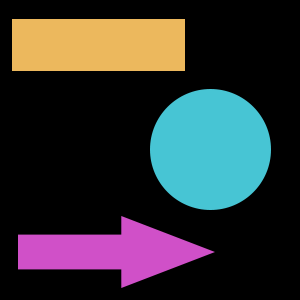
#> input picture exercices/more_shapes_example.png, 300 x 300 px
$ python color_histograms.py --image more_shapes_example.png
#> lines starting #> are read from the running program, lines starting #| are printed output that depends on the picture
# USAGE
# python color_histograms.py --image beach.png

# import the necessary packages
from matplotlib import pyplot as plt
import argparse
import cv2

# construct the argument parser and parse the arguments
ap = argparse.ArgumentParser()
ap.add_argument("-i", "--image", required=True, help="Path to the image")
args = vars(ap.parse_args())

# load the image and show it
image = cv2.imread(args["image"])
#> image is the input picture: shape (300, 300, 3); mean B, G, R 51.9, 49.8, 48.8
cv2.imshow("Original", image)

# grab the image channels, initialize the tuple of colors and the
# figure
chans = cv2.split(image)
colors = ("b", "g", "r")
plt.figure()
plt.title("'Flattened' Color Histogram")
plt.xlabel("Bins")
plt.ylabel("# of Pixels")

# loop over the image channels
for (chan, color) in zip(chans, colors):
	# create a histogram for the current channel and plot it
	hist = cv2.calcHist([chan], [0], None, [256], [0, 256])
	plt.plot(hist, color = color)
	plt.xlim([0, 256])
#> this loop made 3 passes
#> color on passes 1 to 3: 'b', 'g', 'r'

# let's move on to 2D histograms -- we need to reduce the
# number of bins in the histogram from 256 to 32 so we can
# better visualize the results
fig = plt.figure()

# plot a 2D color histogram for green and blue
ax = fig.add_subplot(131)
hist = cv2.calcHist([chans[1], chans[0]], [0, 1], None, [32, 32],
	[0, 256, 0, 256])
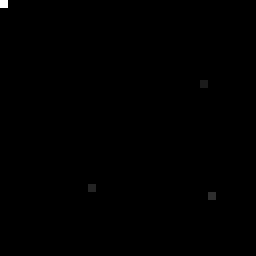
#> hist: shape (32, 32) float32 (shown 8 times larger); min 0, max 62135, mean 87.9; drawn with min black and max white
p = ax.imshow(hist, interpolation="nearest")
ax.set_title("2D Color Histogram for G and B")
plt.colorbar(p)

# plot a 2D color histogram for green and red
ax = fig.add_subplot(132)
hist = cv2.calcHist([chans[1], chans[2]], [0, 1], None, [32, 32],
	[0, 256, 0, 256])
p = ax.imshow(hist, interpolation="nearest")
ax.set_title("2D Color Histogram for G and R")
plt.colorbar(p)

# plot a 2D color histogram for blue and red
ax = fig.add_subplot(133)
hist = cv2.calcHist([chans[0], chans[2]], [0, 1], None, [32, 32],
	[0, 256, 0, 256])
p = ax.imshow(hist, interpolation="nearest")
ax.set_title("2D Color Histogram for B and R")
plt.colorbar(p)

# finally, let's examine the dimensionality of one of the 2D
# histograms
print("2D histogram shape: {}, with {} values".format(
	hist.shape, hist.flatten().shape[0]))
#| 2D histogram shape: (32, 32), with 1024 values

# our 2D histogram could only take into account 2 out of the 3
# channels in the image so now let's build a 3D color histogram
# (utilizing all channels) with 8 bins in each direction -- we
# can't plot the 3D histogram, but the theory is exactly like
# that of a 2D histogram, so we'll just show the shape of the
# histogram
hist = cv2.calcHist([image], [0, 1, 2],
	None, [8, 8, 8], [0, 256, 0, 256, 0, 256])
print("3D histogram shape: {}, with {} values".format(
	hist.shape, hist.flatten().shape[0]))
#| 3D histogram shape: (8, 8, 8), with 512 values

# Show our plots
plt.show()
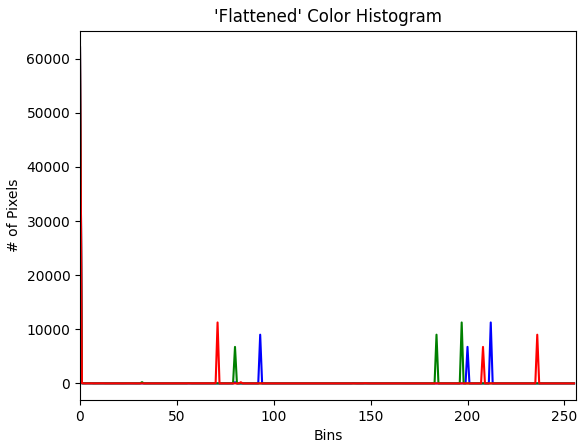
#> figure drawn by matplotlib, 1 panel; curve peaks at x = 0, y = 62059; curve peaks at x = 0, y = 62070; curve peaks at x = 0, y = 62067
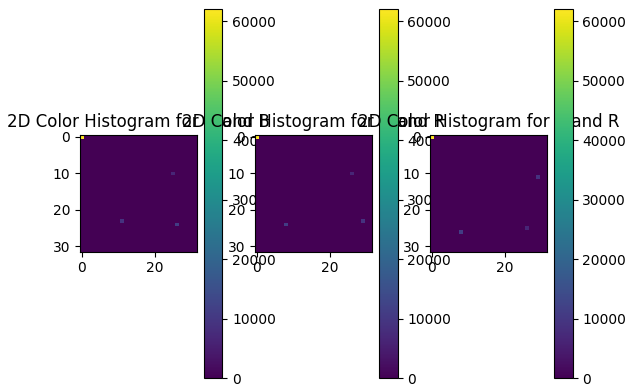
#> figure drawn by matplotlib, 6 panels

$ run again, on exercices/shapes_example.png
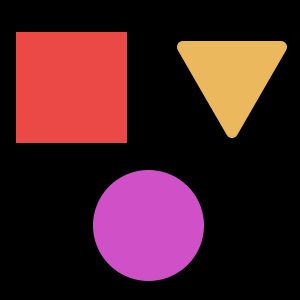
#> input picture exercices/shapes_example.png, 300 x 300 px
#> image is the input picture: shape (300, 300, 3); mean B, G, R 37.3, 31, 70.4
#> the loop `for (chan, color) in zip(chans, colors):` made 3 passes
#> color on passes 1 to 3: 'b', 'g', 'r'
#| 2D histogram shape: (32, 32), with 1024 values
#| 3D histogram shape: (8, 8, 8), with 512 values
#> `plt.show()`:
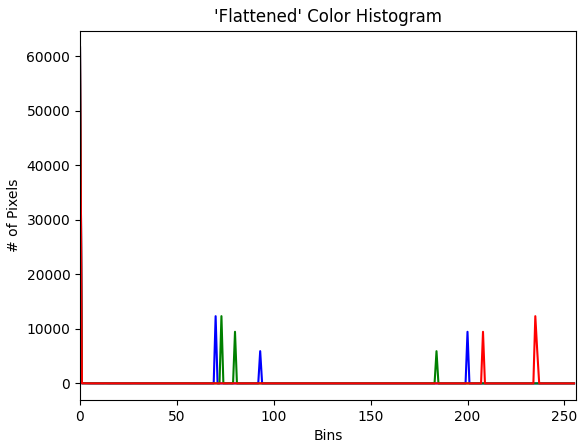
#> figure drawn by matplotlib, 1 panel; curve peaks at x = 0, y = 61604; curve peaks at x = 0, y = 61598; curve peaks at x = 0, y = 61598
